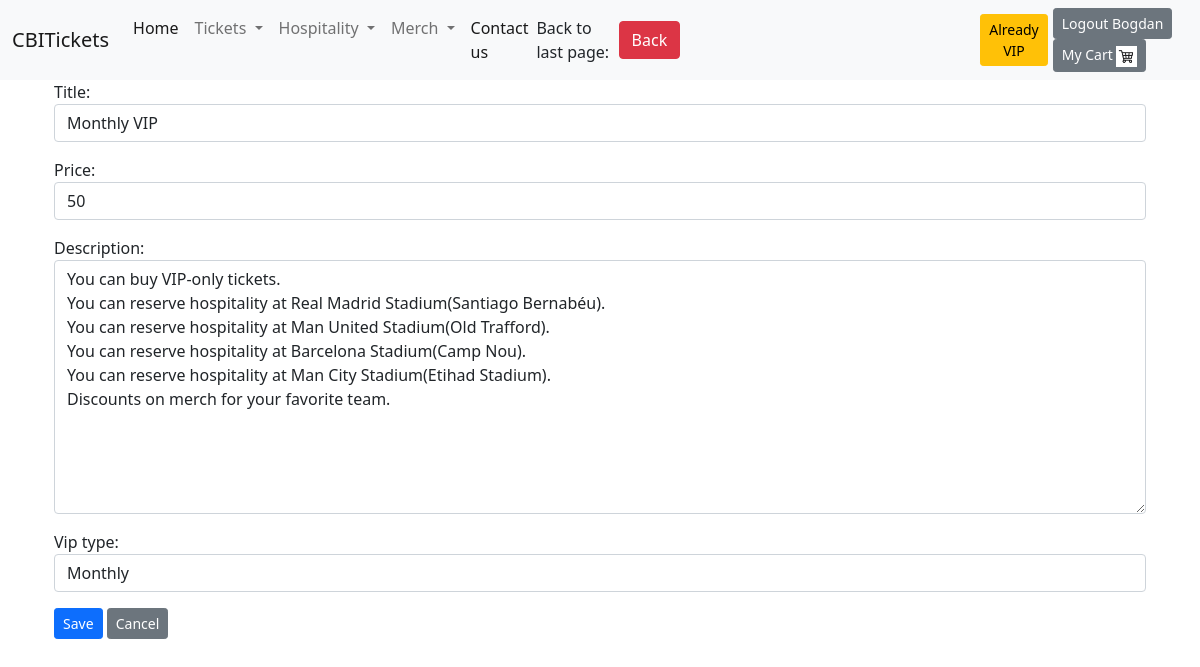
Page /update-vip-card/3/ (signed in) on the earlier database version.
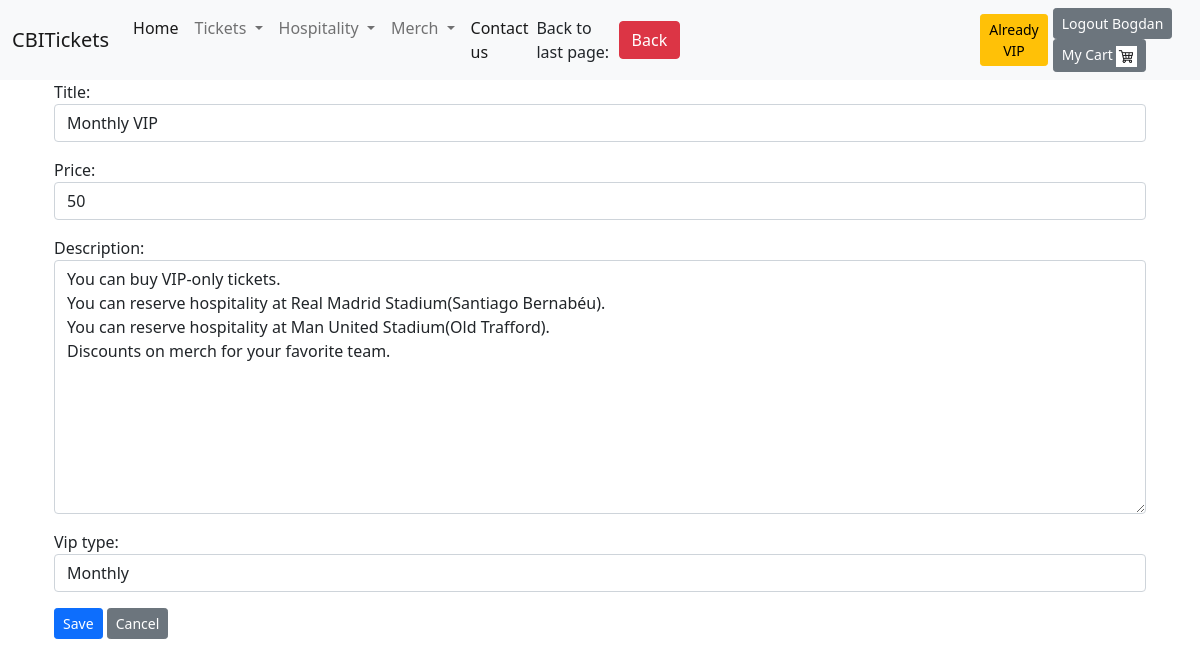
Same page on the later database version.
### home/models.py (models this page shows, shortened)
class VIP(models.Model):
    vip_type_ch = (('Monthly', 'Monthly'), ('Yearly', 'Yearly'))
    title = models.CharField(max_length=150)
    price = models.IntegerField(null=False)
    description = models.TextField(max_length=1000, default='no description')
    vip_type = models.CharField(choices=vip_type_ch, max_length=30, null=False)
    created_at = models.DateTimeField(auto_now_add=True)
    updated_at = models.DateTimeField(auto_now=True)

### home/views.py (the view)
# urls.py: path('update-vip-card/<int:pk>/', views.VIPUpdateView.as_view(), name='update_vip_card'),
class VIPUpdateView(UpdateView):
    template_name = 'home/update_vip.html'
    model = VIP
    form_class = VIPForm
    success_url = reverse_lazy('become_vip')
    context_object_name = 'all_vip'

### home/forms.py
class VIPForm(forms.ModelForm):
    class Meta:
        model = VIP
        fields = ['title', 'price', 'description', 'vip_type']
        widgets = {
            'title': TextInput(attrs={'placeholder': 'insert title', 'class': 'form-control'}),
            'price': TextInput(attrs={'type': 'number', 'class': 'form-control'}),
            'description': Textarea(attrs={'class': 'form-control'}),
            'vip_type': Select(attrs={'class': 'form-control'})
        }
    def __init__(self, *args, **kwargs):
        super(VIPForm, self).__init__(*args, **kwargs)

### templates/home/update_vip.html (shortened to what this page needs)
{% extends 'base.html' %}
{% block content %}
    <form method="post">
        {{ form.as_p }}
        <button class="btn btn-sm btn-primary" type="submit">Save</button>
         <a class="btn btn-sm btn-secondary" href="{{ request.META.HTTP_REFERER|escape }}">Cancel</a>
    </form>
{% endblock %}

Differences in the rows shown:
changed VIP "Monthly VIP": description "…Man United Stadium(Old Trafford). You can reserve hospitality at Barcelona Stadium(Camp Nou). You can reserve hospitality at Man City Stadium(Etihad Stadium). Discounts on merch for…" → "…Man United Stadium(Old Trafford). Discounts on merch for…"
